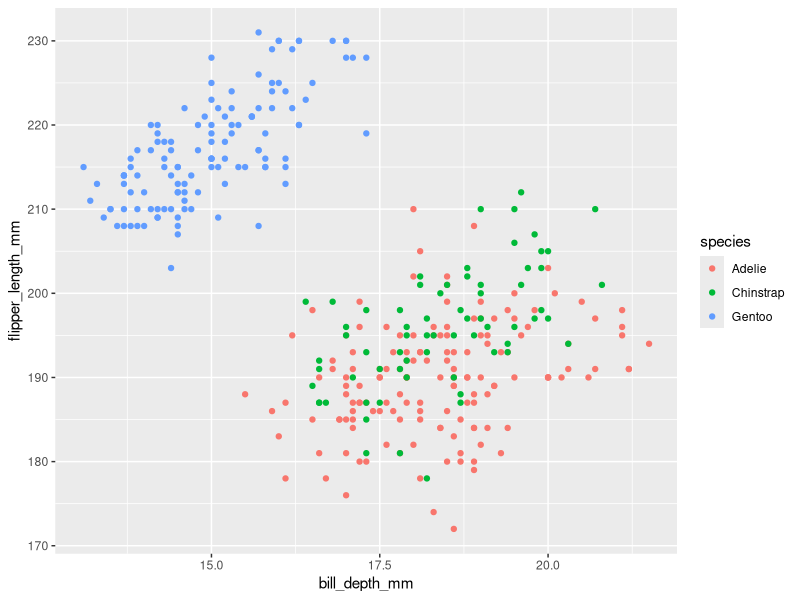
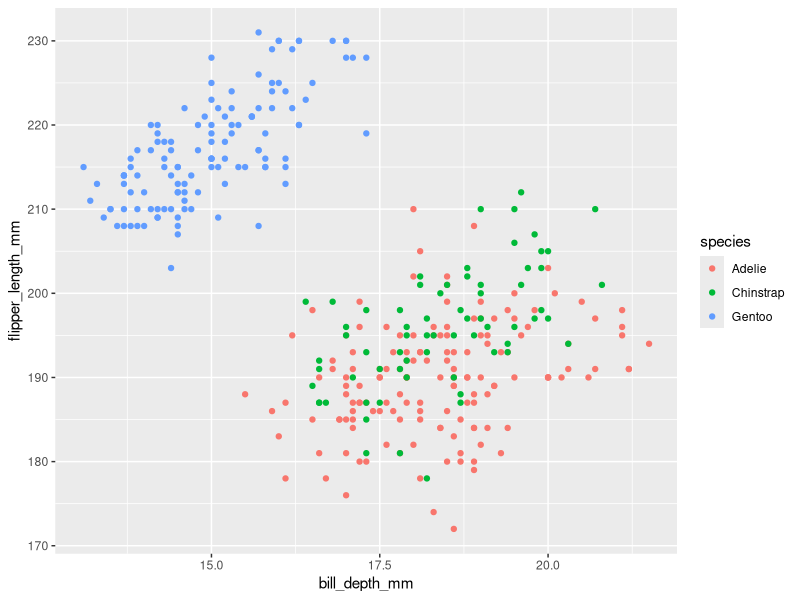

Source code (R) for these figures, in order:
## ---- chunk 1
library(tidyverse)
## ---- chunk 2
set.seed(2)

sample_df = 
  tibble(
    normal_sample = rnorm(10),
    greater_than_0 = as.logical(normal_sample > 0),
    char_vec = c("a","b","c","d","e","f","g","h","i","j"),
    factor_vec = factor(c("cold","hot","worm","hot","worm","hot","worm","cold","cold","hot"))
  )

avg_normal=mean(pull(sample_df, normal_sample))

avg_greater = mean(pull(sample_df, greater_than_0))

avg_char = mean(pull(sample_df, char_vec))

avg_factor = mean(pull(sample_df, factor_vec))
## ---- chunk 3
num_logical = as.numeric(pull(sample_df, greater_than_0))

num_char = as.numeric(pull(sample_df, char_vec))

num_fac = as.numeric(pull(sample_df, factor_vec))
## ---- chunk 4
data("penguins", package = "palmerpenguins")
## ---- chunk 5
ggplot(penguins, aes(x=bill_depth_mm, y=flipper_length_mm, color=species)) +
  geom_point()

ggsave("ScattorPlot_Penguins.pdf", height = 4, width = 6)
